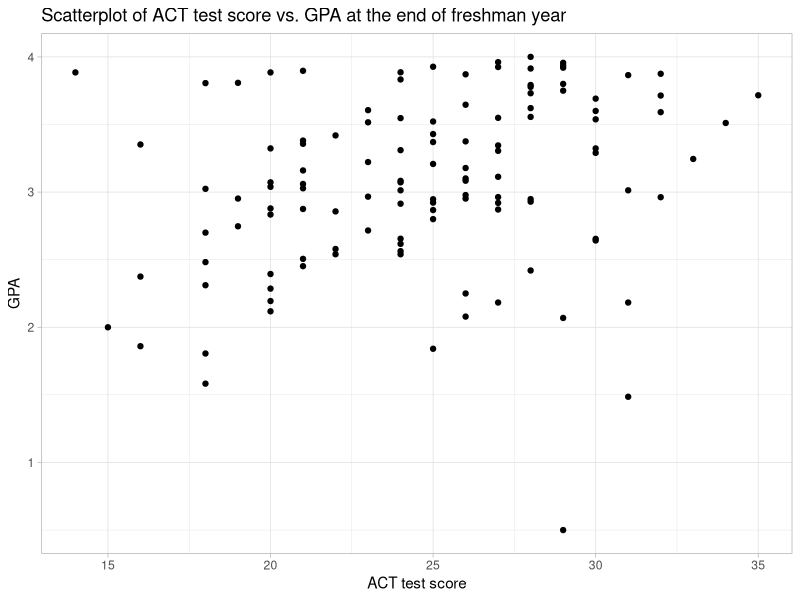

Generate this figure with R:
## ---- chunk 1
y = 25 - 0.5 * 7
y
## ---- chunk 2
y_hat = 25 - 0.5 * 3
y_hat
30-y_hat
## ---- chunk 3
-0.5 * 3
## ---- chunk 4
SSE = 7
n = 16
p = 2 #2 parameters estimated in the model b0 and b1
s2 = SSE / (n - 2)
s2
## ---- chunk 5
nt <- 77
SSr <- 8654.7
MSr <- 8654.7
SST <- 14996.8
dfr <- SSr / MSr
dfr
SSE <- SST - SSr
SSE
p <- dfr + 1
p
dfe <- nt-p
dfe
dfT <- dfe + dfr
dfT
MSE <- SSE / dfe
MSE
F_v <- MSr / MSE
F_v
P_v <- pf(F_v, dfr, dfe, lower.tail = F)
P_v
## ---- chunk 6
R_sq <- SSr / SST
R_sq
## ---- chunk 7
s2 = SSE / (nt - p)
s2
## ---- chunk 8
bo <- 58.816
b1 <- -1.867
MSE <- 4.417
sb1 <- 0.346
tobs <- (b1 - 0) / sb1
tobs < -qt(0.975, 18)
## ---- chunk 9
Up <- b1 + qt(0.975, 18) *sb1
Up
Lo <- b1 - qt(0.975, 18) *sb1
Lo
## ---- chunk 10
y_hat <- bo + b1 * 10
y_hat
sd10 <- 0.7342
Up10 <- y_hat + sd10 * qt(0.975, 18)
Up10
Lo10 <- y_hat - sd10 * qt(0.975, 18)
Lo10
## ---- chunk 11
sdpred <- 2.226
Upp <- y_hat + sdpred * qt(0.975, 18)
Upp
Lop <- y_hat - sdpred * qt(0.975, 18)
Lop
## ---- chunk 12
gpa_data<-read.table('Homework3 Data.txt', header=T)
names(gpa_data)
head(gpa_data)
tail(gpa_data)
attach(gpa_data)
## ---- chunk 13
#| message: false
#| warning: false
library(tidyverse)
gpa_data |>
  summarise(across(
    where(is.numeric),
    list(mean = mean, var = var),
    na.rm = TRUE
  ))
## ---- chunk 14
cor(gpa_data$ACT, gpa_data$GPA, method = "pearson")
## ---- chunk 15
gpa_data |>
  ggplot(aes(x = ACT, y = GPA)) +
  labs(x = 'ACT test score',
       y = 'GPA',
       title = 'Scatterplot of ACT test score vs. GPA at the end of freshman year')+
  theme_light() +
  geom_point()
## ---- chunk 16
model <- lm(GPA ~ ACT, gpa_data)
summary(model)
## ---- chunk 17
0.03883*4
## ---- chunk 18
GPA20 <- 2.11405 + 0.03883 * 20
GPA20
## ---- chunk 19
MSE <- 0.6231 ^2
MSE
## ---- chunk 20
confint(model, 'ACT', level = 0.95)
## ---- chunk 21
data <- data.frame(ACT = 28)
predict(model, data, interval = 'confidence', 
        level = 0.95, se.fit = TRUE)
## ---- chunk 22
data <- data.frame(ACT = 28)
predict(model, data, interval = 'prediction', 
        level = 0.95, se.fit = TRUE)
